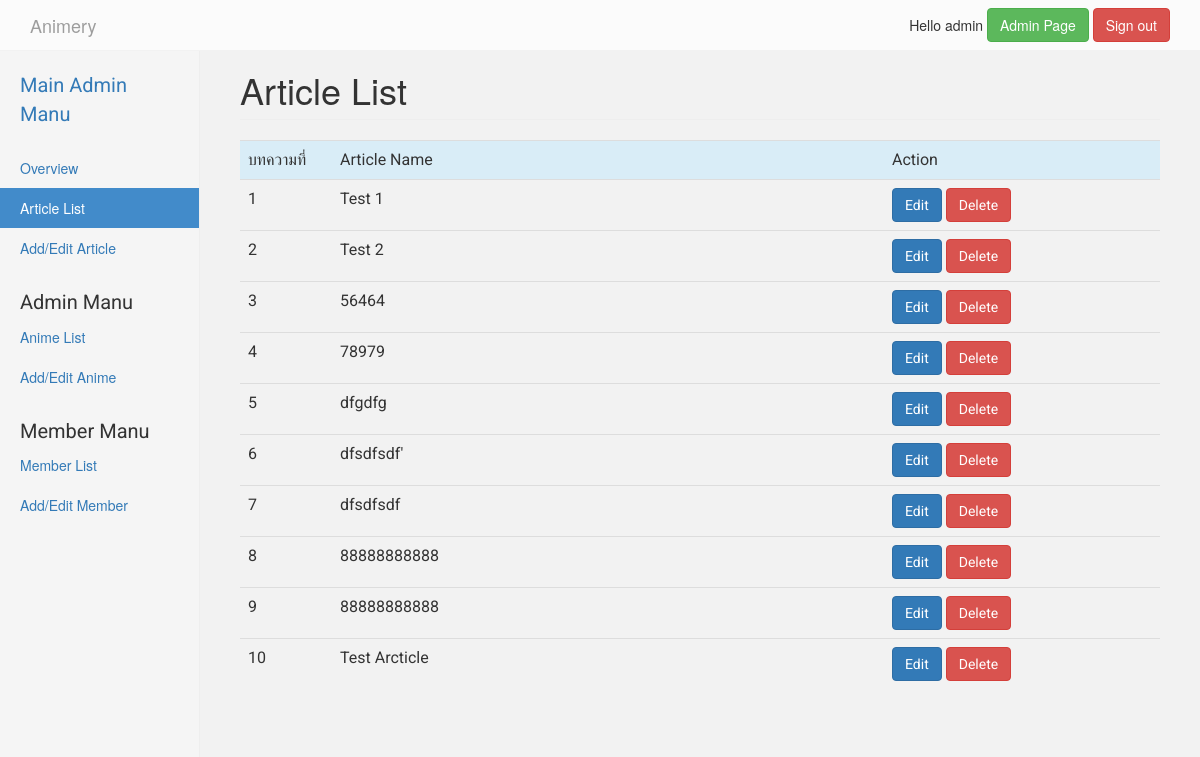
The app's page /article-list.php (signed in), older data.
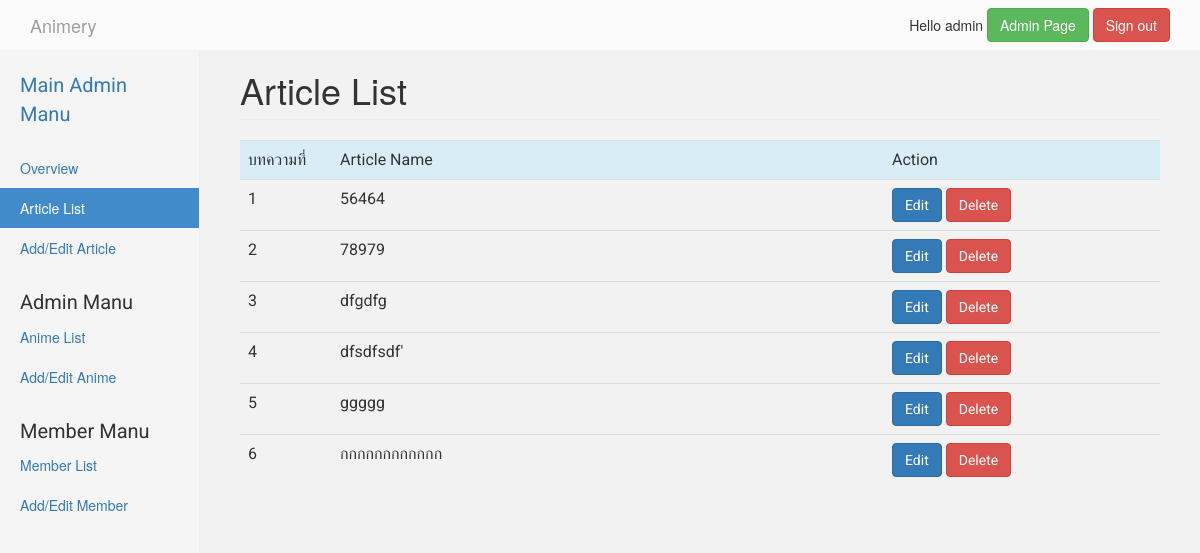
The same page, newer data.
### tables this page shows
CREATE TABLE IF NOT EXISTS `tb_article` (
  `idtb_article` int(11) NOT NULL AUTO_INCREMENT COMMENT 'รหัสบทความ\n',
  `tb_article_name` varchar(255) NOT NULL COMMENT 'ชื่อบทความ\n',
  `tb_article` longtext NOT NULL COMMENT 'ตัวบทความ',
  `tb_article_time` datetime NOT NULL COMMENT 'เวลาที่สร้าง\n',
  `tb_member_idtb_member` int(11) NOT NULL,
  PRIMARY KEY (`idtb_article`,`tb_member_idtb_member`),
  KEY `fk_tb_article_tb_member1_idx` (`tb_member_idtb_member`)
);

### article-list.php (the view, shortened to what this page needs)
<?php
  require_once('config/config.php');
  $sql = "SELECT * FROM tb_article";
  $query = mysqli_query($conn,$sql);
  $t='1';
?>
<!DOCTYPE html PUBLIC "-//W3C//DTD XHTML 1.0 Strict//EN" "http://www.w3.org/TR/xhtml1/DTD/xhtml1-strict.dtd">
<html lang="th">
  <head>
    <link href="css/bootstrap.min.css" rel="stylesheet">
    <link href="css/dashboard.css" rel="stylesheet">
    <link rel="stylesheet" type="text/css" href="css/style.css" />
  </head>
  <body itemscope itemtype="http://schema.org/WebPage ">
      <div class="header" >
        <nav class="navbar navbar-inverse navbar-fixed-top" role="navigation">
        <div class="container">
          <div class="navbar-header">
            <a class="navbar-brand" href="index.php">Animery</a>
          </div>
          <div id="navbar" class="navbar-collapse collapse">
            <form class="navbar-form navbar-right" role="form" action="function.php" method="post">
              <?php if ($_SESSION['chk_login'] !="TRUE") {
               ?>
              <div class="form-group">
                <input type="text" placeholder="UserName" class="form-control" name="inputid">
              </div>
              <div class="form-group">
                <input type="password" placeholder="Password" class="form-control" name="inputPassword">
              </div>
              <button type="submit" class="btn btn-success" name="Submit_login">Login</button>
              <button type="button" class="btn btn-info" data-toggle="modal" data-target="#ModalRegister">Register</button>
             <?php } else {?>
              <div class="form-group">
                <div class="member">Hello <?php echo $_SESSION['tb_member_id'];?></div>
              </div>
              <?php if ($_SESSION['type'] =="admin") {?>
              <div class="form-group">
                <div class="member"><a class="btn btn-success" href="admin-index.php">Admin Page<a/></div>
              </div>
              <?php }?>
              <div class="form-group">
                <button type="submit" class="btn btn-danger" name="Submit_Signout">Sign out</button>
              </div>
              <?php }?>
            </form>
          </div>
        </div>
        </nav>
      </div>
      <div class="container-fluid">
      <div class="row">
        <div class="col-sm-3 col-md-2 sidebar">
          <div class="menu-admin">Main Admin Manu</div>
          <ul class="nav nav-sidebar">
            <li><a href="admin-index.php">Overview </a></li>
            <li class="active"><a href="article-list.php">Article List <span class="sr-only">(current)</span></a></li>
            <li><a href="admin-add-article.php">Add/Edit Article</a></li>
          </ul>
          <div class="menu-admin">Admin Manu</div>
          <ul class="nav nav-sidebar">
            <li><a href="anime-list.php">Anime List</a></li>
            <li><a href="admin-add-anime.php">Add/Edit Anime</a></li>
          </ul>
          <div class="menu-admin">Member Manu</div>
          <ul class="nav nav-sidebar">
            <li><a href="member-list.php">Member List</a></li>
            <li><a href="admin-add-member.php">Add/Edit Member</a></li>
          </ul>
        </div>
        <div class="col-sm-9 col-sm-offset-3 col-md-10 col-md-offset-2 main">
          <h1 class="page-header">Article List</h1>
            <div class="table-responsive">
            <table class="table table-hover table-admin">
              <tr class="info">
                <td class="table-1">บทความที่</td>
                <td>Article Name</t>
                <td class="table-3">Action</td>
              </tr>
              <?php while($result=mysqli_fetch_array($query,MYSQLI_ASSOC))
              { ?>
              <tr>
                <td><?php echo $t++;?></td>
                <td><?php echo $result["tb_article_name"];?></td>
                <td><a type="button" class="btn btn-primary" href="admin-add-article.php?idtb_article=<?php echo $result["idtb_article"];?>" name="Submit_edit">Edit</a>
                    <a type="button" class="btn btn-danger"  href="function.php?didtb_article=<?php echo $result["idtb_article"];?>" name="Submit_Delete">Delete</a>
                </td>
              </tr>
              <?php }?>
            </table>
          </div>
        </div>
      </div>
    </div>
  </body>
</html>

Row changes from the older to the newer data that the page shows:
removed tb_article: tb_article_name "Test 1"
removed tb_article: tb_article_name "Test 2"
removed tb_article: tb_article_name "dfsdfsdf"
removed tb_article: tb_article_name "88888888888"
removed tb_article: tb_article_name "88888888888"
removed tb_article: tb_article_name "Test Arcticle"
added tb_article: tb_article_name "ggggg"
added tb_article: tb_article_name "กกกกกกกกกกกก"
